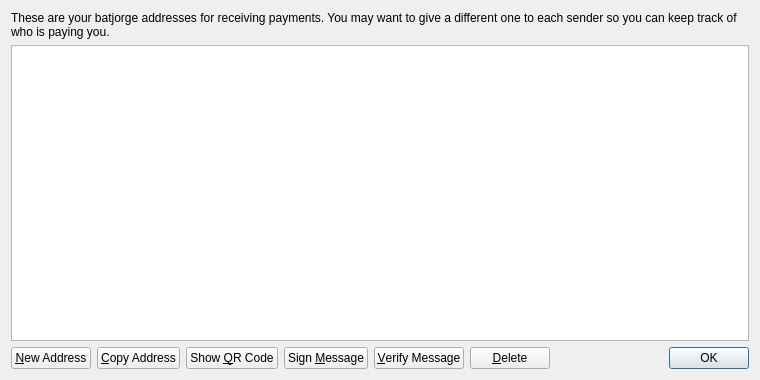
<?xml version="1.0" encoding="UTF-8"?>
<ui version="4.0">
 <class>AddressBookPage</class>
 <widget class="QWidget" name="AddressBookPage">
  <property name="geometry">
   <rect>
    <x>0</x>
    <y>0</y>
    <width>760</width>
    <height>380</height>
   </rect>
  </property>
  <property name="windowTitle">
   <string>Address Book</string>
  </property>
  <layout class="QVBoxLayout" name="verticalLayout">
   <item>
    <widget class="QLabel" name="labelExplanation">
     <property name="text">
      <string>These are your batjorge addresses for receiving payments. You may want to give a different one to each sender so you can keep track of who is paying you.</string>
     </property>
     <property name="textFormat">
      <enum>Qt::PlainText</enum>
     </property>
     <property name="wordWrap">
      <bool>true</bool>
     </property>
    </widget>
   </item>
   <item>
    <widget class="QTableView" name="tableView">
     <property name="contextMenuPolicy">
      <enum>Qt::CustomContextMenu</enum>
     </property>
     <property name="toolTip">
      <string>Double-click to edit address or label</string>
     </property>
     <property name="tabKeyNavigation">
      <bool>false</bool>
     </property>
     <property name="selectionMode">
      <enum>QAbstractItemView::SingleSelection</enum>
     </property>
     <property name="selectionBehavior">
      <enum>QAbstractItemView::SelectRows</enum>
     </property>
     <property name="sortingEnabled">
      <bool>true</bool>
     </property>
     <attribute name="verticalHeaderVisible">
      <bool>false</bool>
     </attribute>
    </widget>
   </item>
   <item>
    <layout class="QHBoxLayout" name="horizontalLayout">
     <item>
      <widget class="QPushButton" name="newAddressButton">
       <property name="toolTip">
        <string>Create a new address</string>
       </property>
       <property name="text">
        <string>&amp;New Address</string>
       </property>
      </widget>
     </item>
     <item>
      <widget class="QPushButton" name="copyToClipboard">
       <property name="toolTip">
        <string>Copy the currently selected address to the system clipboard</string>
       </property>
       <property name="text">
        <string>&amp;Copy Address</string>
       </property>
      </widget>
     </item>
     <item>
      <widget class="QPushButton" name="showQRCode">
       <property name="text">
        <string>Show &amp;QR Code</string>
       </property>
      </widget>
     </item>
     <item>
      <widget class="QPushButton" name="signMessage">
       <property name="toolTip">
        <string>Sign a message to prove you own a batjorge address</string>
       </property>
       <property name="text">
        <string>Sign &amp;Message</string>
       </property>
      </widget>
     </item>
     <item>
      <widget class="QPushButton" name="verifyMessage">
       <property name="toolTip">
        <string>Verify a message to ensure it was signed with a specified batjorge address</string>
       </property>
       <property name="text">
        <string>&amp;Verify Message</string>
       </property>
      </widget>
     </item>
     <item>
      <widget class="QPushButton" name="deleteButton">
       <property name="toolTip">
        <string>Delete the currently selected address from the list</string>
       </property>
       <property name="text">
        <string>&amp;Delete</string>
       </property>
      </widget>
     </item>
     <item>
      <spacer name="horizontalSpacer">
       <property name="orientation">
        <enum>Qt::Horizontal</enum>
       </property>
       <property name="sizeHint" stdset="0">
        <size>
         <width>40</width>
         <height>20</height>
        </size>
       </property>
      </spacer>
     </item>
     <item>
      <widget class="QDialogButtonBox" name="buttonBox">
       <property name="sizePolicy">
        <sizepolicy hsizetype="Maximum" vsizetype="Fixed">
         <horstretch>0</horstretch>
         <verstretch>0</verstretch>
        </sizepolicy>
       </property>
       <property name="standardButtons">
        <set>QDialogButtonBox::Ok</set>
       </property>
      </widget>
     </item>
    </layout>
   </item>
  </layout>
 </widget>
 <resources>
  <include location="../bitcoin.qrc"/>
 </resources>
 <connections/>
</ui>
